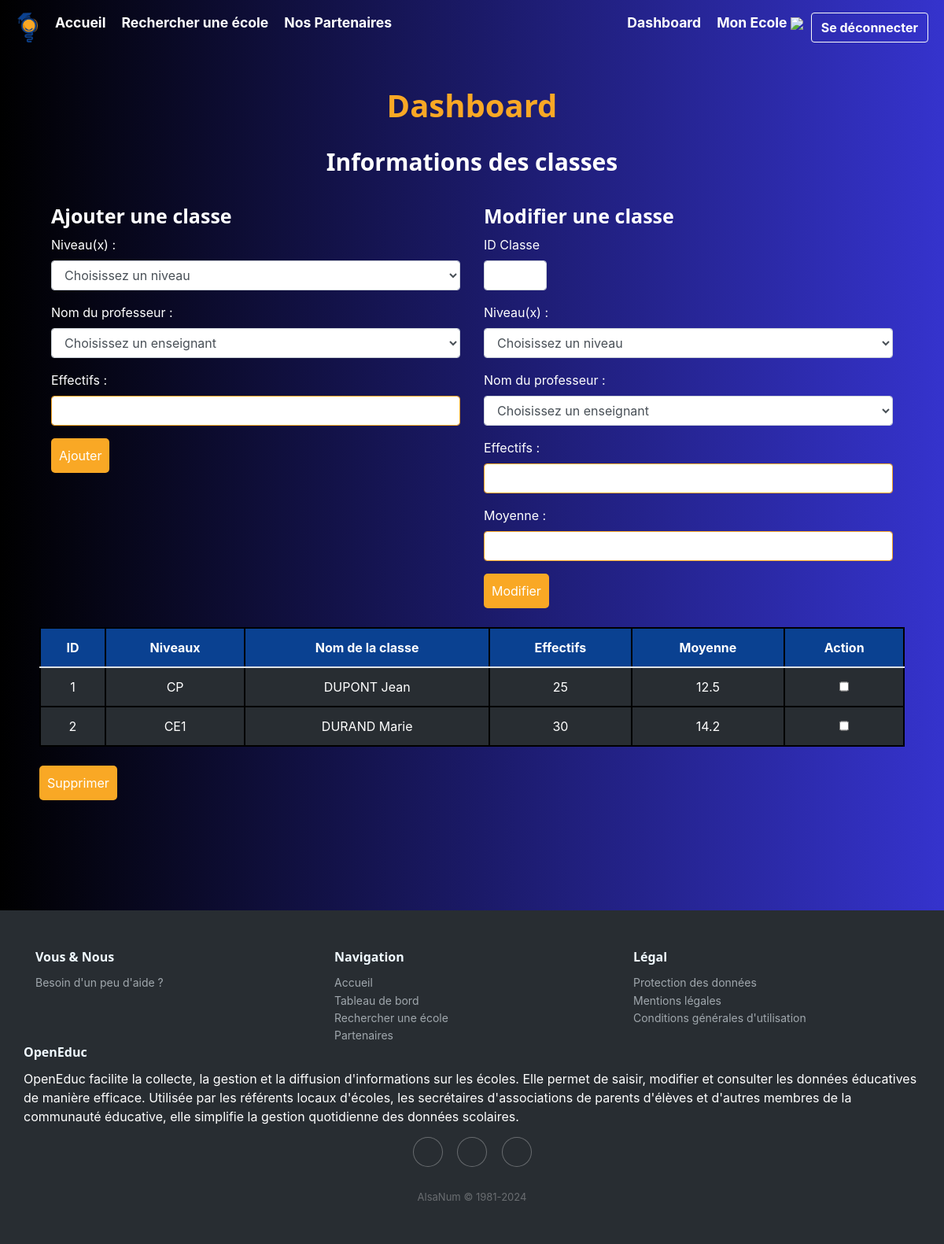
/dashboard/classe (signed in), run on an earlier commit of the app's database.
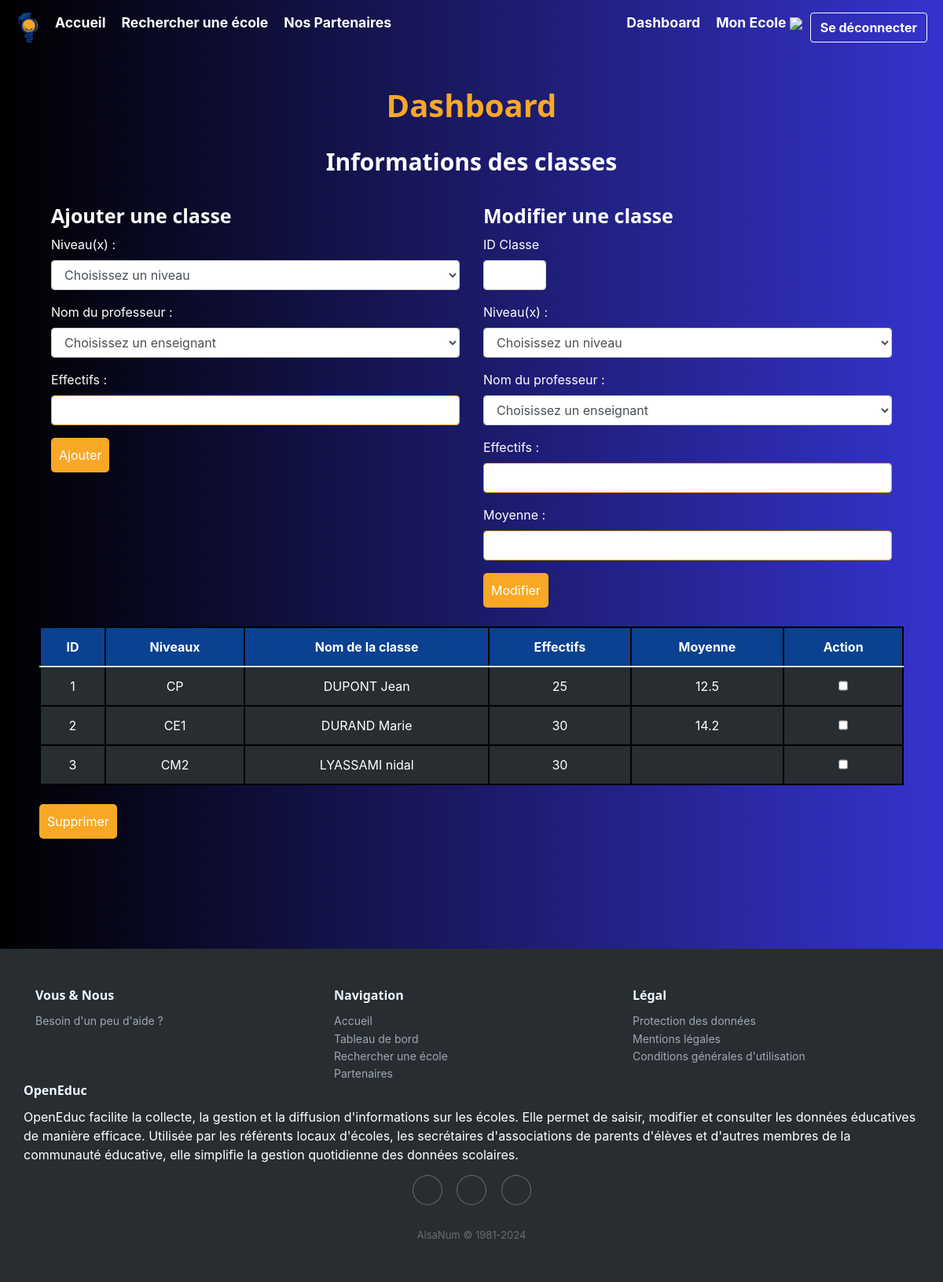
And on a later commit of the database.
### tables this page shows
CREATE TABLE Classe (
idClasse INTEGER PRIMARY KEY,
Effectif INT,
Moyenne FLOAT,
niveauScolaire TEXT CHECK( niveauScolaire IN ('PS','MS','GS','CP','CE1','CE2','CM1','CM2','6E','5E','4E','3E','2NDE','1RE','TALE') ),
idPersonnel INT,
idEcole INT, -- Clé étrangère faisant référence à l'école à laquelle la classe est rattachée
FOREIGN KEY (idEcole) REFERENCES Ecole(idEcole),
FOREIGN KEY (idPersonnel) REFERENCES Personnel(idPersonnel)
);

CREATE TABLE Personnel (
idPersonnel INTEGER PRIMARY KEY ,
Nom VARCHAR(50),
Prenom VARCHAR(50),
Sexe TEXT CHECK( Sexe IN ('H','F') ),
Telephone VARCHAR(15),
Email VARCHAR(255),
Fonction TEXT CHECK( Fonction IN ('Directeur','Enseignant','Correspondant Local APEA','Correspondant Local Mairie') ),
idEcole INT, -- Clé étrangère faisant référence à l'école à laquelle le personnel est rattaché
idClasse INT,
FOREIGN KEY (idEcole) REFERENCES Ecole(idEcole),
FOREIGN KEY (idClasse) REFERENCES Classe(idClasse)
);

### main.py (the view)
@app.route("/dashboard/classe", methods=["POST", "GET"])
def referentClasse() :
    username = session.get("username")
    statut = session.get("statut")
    id = session.get("id")
    monEcole = chercher_monEcole(id)
    print("monecole",monEcole)
    if request.method == "POST":
        submit_type = request.form.get('submit-type')
        if submit_type == 'Ajouter':
            print("\n\n AJOUT CLASSE \n\n")
            data = request.form
            niveauScolaire = data.get('niveau')
            prof = data.get('nom_prof')
            effectif = data.get('effectifs')
            moyenne = data.get('moyenne')
            inserer_classe(effectif, moyenne, niveauScolaire, prof, monEcole)
            return redirect(request.url)
        elif submit_type == 'Modifier' :
            print("\n\n MODIFICATION CLASSE \n\n")
            data = request.form
            idClasse = data.get('idClasse')
            niveauScolaire = data.get('niveau')
            prof = data.get('nom_prof')
            effectif = data.get('effectifs')
            moyenne = data.get('moyenne')
            update_classe(idClasse,niveauScolaire,prof,effectif,moyenne)
            return redirect(request.url)
        elif submit_type == 'Supprimer':
            print("\n\n SUPPRESSION CLASSE \n\n")
            data = request.form
            idClasse = data.getlist('idClasse')
            print("idClasse",idClasse)
            supprimer_classe(idClasse)
            return redirect(request.url)
    else :
        if username is not None and statut == 0 :
            conn = sqlite3.connect(bdd_name).cursor().execute("""
                                                              SELECT cycleScolaire
                                                              FROM Ecole, Utilisateur
                                                              WHERE Ecole.idEcole = Utilisateur.idEcole
                                                                AND idUtilisateur = ?""", (id,)
                                                            )
            cycleScolaire = conn.fetchall()[0][0]
            conn = sqlite3.connect(bdd_name).cursor().execute("""
                                                              SELECT c.idClasse, c.niveauScolaire, p.Nom, p.Prenom, c.Effectif, c.Moyenne
                                                              FROM Classe c
                                                              JOIN Personnel p ON c.idPersonnel = p.idPersonnel
                                                              JOIN Utilisateur u ON c.idEcole = u.idEcole
                                                              WHERE u.idUtilisateur = ?""", (id,)
                                                              )
            classes = conn.fetchall()
            conn.close()
            return render_template("views/dashboard/referentClasse.html",
                                   cycleScolaire = cycleScolaire,
                                   classes = classes,
                                   profs = chercher_profs(monEcole)
                                   )
        return redirect(url_for('dashboard'))

### db_requetes.py (called while the page is built)
def chercher_monEcole(id_utilisteur) :
    conn = sqlite3.connect(bdd_name)
    cur = conn.cursor()
    res = cur.execute("SELECT idEcole FROM Utilisateur WHERE idUtilisateur = ?", (id_utilisteur,))
    monEcole = res.fetchall()
    print("Resultat requete :",monEcole)
    conn.close()
    return monEcole[0][0]

def chercher_profs(monEcole) :
    conn = sqlite3.connect(bdd_name)
    cur = conn.cursor()
    res = cur.execute("SELECT * FROM Personnel WHERE Fonction = 'Enseignant' AND idEcole = ?", (monEcole,))
    profs = res.fetchall()
    print("Resultat requete :",profs)
    conn.close()
    return profs

### templates/views/dashboard/referentClasse.html (shortened to what the changed rows need)
{% extends "base.html" %}
{% block css %}<link rel="stylesheet" href="{{ url_for('static', filename='css/dashboard.css') }}"></link>{% endblock %}
{% block content %}
<h1>Dashboard</h1>
<h2>Informations des classes</h2>
<br>
<form action="{{ url_for('referentClasse') }}" method="POST">
    <table class="table is-fullwidth">
        <thead>
            <tr>
                <th>ID</th>
                <th>Niveaux</th>
                <th>Nom de la classe</th>
                <th>Effectifs</th>
                <th>Moyenne</th>
                <th>Action</th>
            </tr>
        </thead>
        <tbody>
            {% for classe in classes %}
                <tr>
                    <td value="classe[0]">{{ classe[0] }}</td>
                    <td value="classe[0]">{{ classe[1] }}</td>
                    <td value="classe[0]">{{ classe[2].upper() }} {{ classe[3] }}</td>
                    <td value="classe[0]">{{ classe[4] }}</td>
                    <td value="classe[0]">{{ classe[5] if classe[5] }}</td>
                    <td>
                        <input type="checkbox" name="idClasse" value="{{ classe[0] }}">
                    </td>
                </tr>
            {% endfor %}
        </tbody>
    </table>
    <br>
</form>
{% endblock %}

What changed in the data, as far as the page shows it:
added Classe: idClasse "3", niveauScolaire "CM2", Nom "LYASSAMI", Prenom "nidal", Effectif "30"
